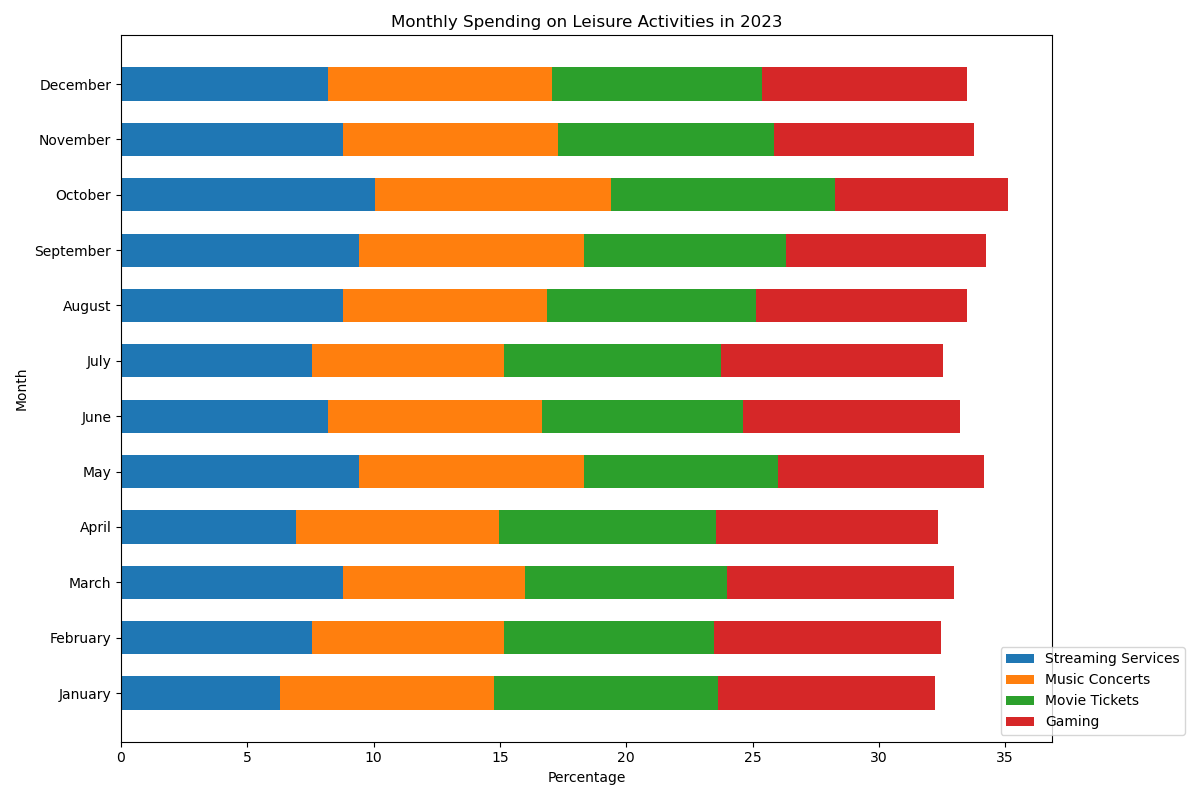

The Python source for this figure:
import matplotlib.pyplot as plt
import numpy as np

data = {
    'January': [10, 20, 30, 40],
    'February': [12, 18, 28, 42],
    'March': [14, 17, 27, 42],
    'April': [11, 19, 29, 41],
    'May': [15, 21, 26, 38],
    'June': [13, 20, 27, 40],
    'July': [12, 18, 29, 41],
    'August': [14, 19, 28, 39],
    'September': [15, 21, 27, 37],
    'October': [16, 22, 30, 32],
    'November': [14, 20, 29, 37],
    'December': [13, 21, 28, 38]
}

categories = ['Streaming Services', 'Music Concerts', 'Movie Tickets', 'Gaming']

months = list(data.keys())
values = np.array(list(data.values()))

values_percentage = values / values.sum(axis=0) * 100

fig, ax = plt.subplots(figsize=(12, 8))

bar_width = 0.6

bottoms = np.zeros(len(months))
colors = ['#1f77b4', '#ff7f0e', '#2ca02c', '#d62728']

for i, (category, color) in enumerate(zip(categories, colors)):
    ax.barh(months, values_percentage[:, i], bar_width, left=bottoms, color=color, label=category)
    bottoms += values_percentage[:, i]

ax.set_xlabel('Percentage')
ax.set_ylabel('Month')
ax.set_title('Monthly Spending on Leisure Activities in 2023')
ax.legend(loc='lower right', bbox_to_anchor=(1.15, 0))

plt.tight_layout()
plt.show()
